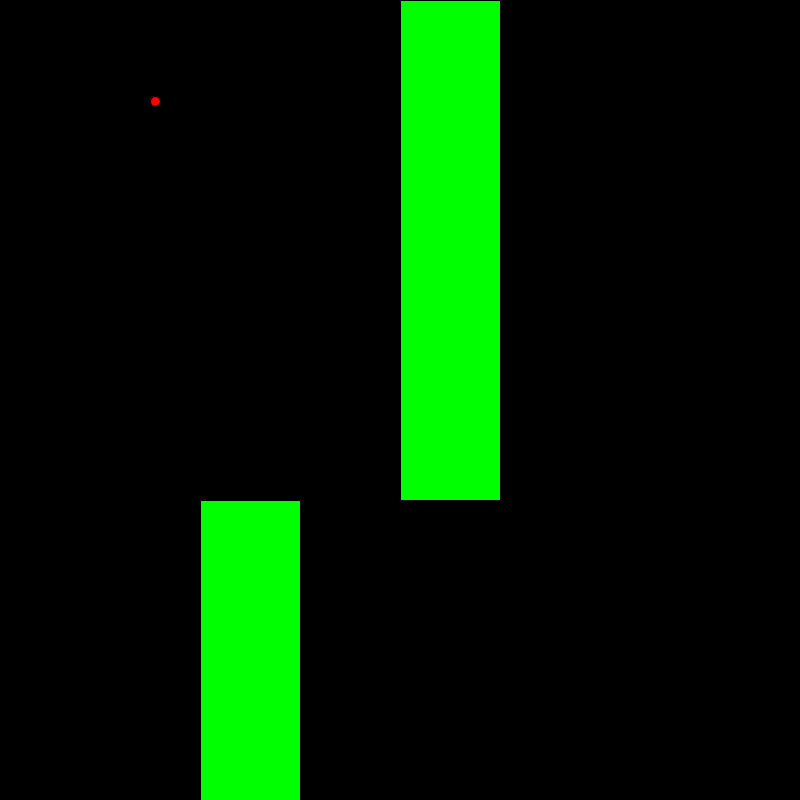
Frame 1 (no input)
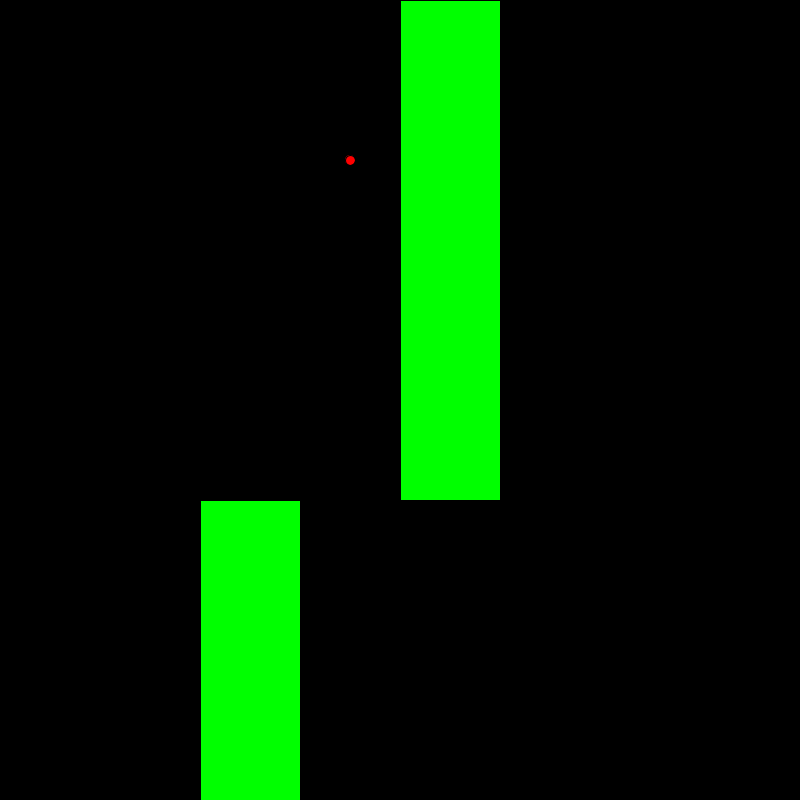
Frame 60 (the mouse pressed at the canvas centre just before this capture)
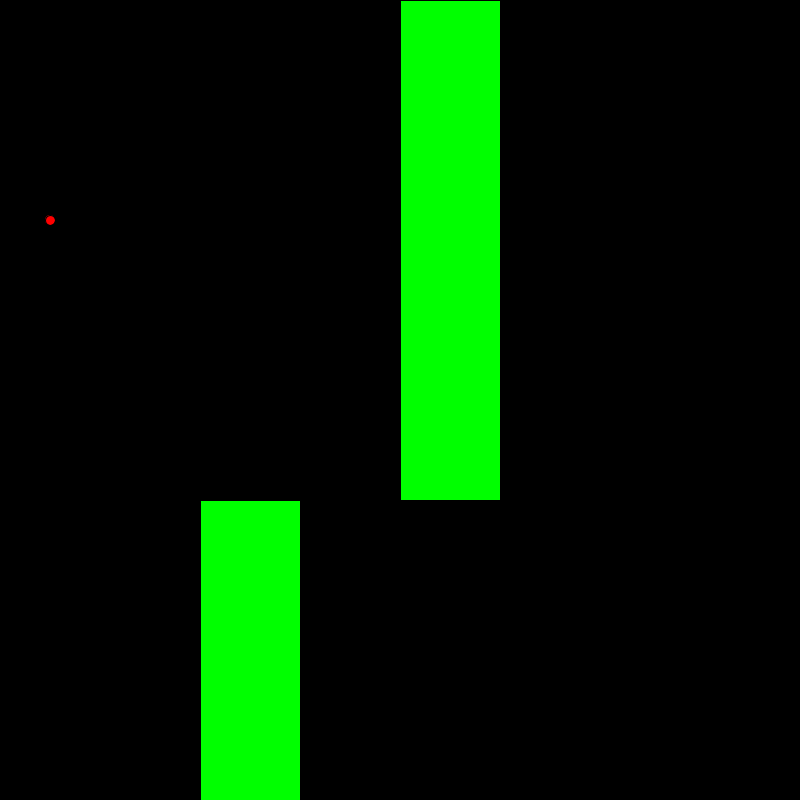
Frame 120 (the mouse held since frame 60 and released just before this capture)

The Processing sketch that drew these frames (run headless with seeded random() and noise(); from frame 60 on, the mouse is pressed at the canvas centre):

// Processing sketch: Day7_v2
// ── Day7_v2.pde
//float x = 100;
//float y = 100;
PVector location;
//float xSpeed = 5;
//float ySpeed = 1;
PVector velocity;

void setup(){
  size(800,800);
  location = new PVector(150,100);
  velocity = new PVector(5,1);
}

void draw(){
  background(0);
//  x = x + xSpeed;
//  y = y + ySpeed;
  location.add(velocity);
  if (location.x > width){
    velocity.x = velocity.x * -1;
  }
  if (location.x < 0){
    velocity.x = velocity.x * -1;
  }
  if (location.y > height){
    velocity.y = velocity.y * -1;
  }
  if (location.y < 0){
    velocity.y = velocity.y * -1;
  }
  if (location.x >= width/2 && location.y <=500){
    velocity.x = velocity.x * -1;
  }
  if (location.x == 600 && location.y <= 500){
    velocity.x = velocity.x * -1;
  }
  fill(0,255,0);
  rect(width/2,0,100,500);
  rect(width/4,500,100,500);
  fill(255,0,0);
  ellipse(location.x,location.y,10,10);
}
